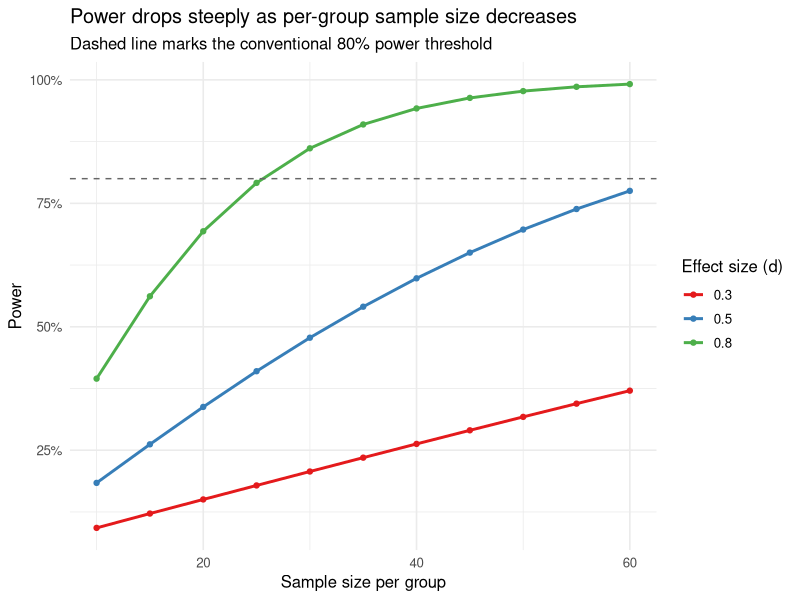

Generate this figure with R:
## ---- chunk 1
library(tidyverse)

effect_sizes <- c(0.3, 0.5, 0.8)
n_values <- seq(10, 60, by = 5)
alpha <- 0.05

power_grid <- crossing(n = n_values, d = effect_sizes) %>%
  mutate(power = map2_dbl(
    n,
    d,
    ~ power.t.test(
      n = .x,
      delta = .y,
      sd = 1,
      sig.level = alpha,
      type = "two.sample",
      alternative = "two.sided"
    )$power
  ))

ggplot(power_grid, aes(x = n, y = power, colour = factor(d))) +
  geom_line(linewidth = 1) +
  geom_point() +
  geom_hline(yintercept = 0.80, linetype = "dashed", colour = "grey40") +
  scale_colour_brewer(palette = "Set1", name = "Effect size (d)") +
  scale_y_continuous(labels = scales::percent_format(accuracy = 1)) +
  labs(
    x = "Sample size per group",
    y = "Power",
    title = "Power drops steeply as per-group sample size decreases",
    subtitle = "Dashed line marks the conventional 80% power threshold"
  ) +
  theme_minimal(base_size = 12)
## ---- chunk 2
library(tidyverse)
library(rstatix)

set.seed(2025)
branch_a <- c(7, 8, 6, 7, 9, 8, 7, 6, 8, 7, 9, 8)
branch_b <- c(5, 6, 7, 5, 6, 5, 7, 6, 5, 6, 7, 6)

data_satisfaction <- tibble(
  score = c(branch_a, branch_b),
  branch = rep(c("A", "B"), each = 12)
)

# Mann–Whitney U test (Wilcoxon rank-sum)
result <- wilcox_test(data_satisfaction, score ~ branch, detailed = TRUE)
print(result)
## ---- chunk 3
# Re-run a simple Mann–Whitney test to verify code
library(rstatix)
set.seed(2025)
x <- c(7, 8, 6, 7, 9, 8)
y <- c(5, 6, 7, 5, 6, 5)
test_data <- tibble(value = c(x, y), group = rep(c("X", "Y"), each = 6))
wilcox_test(test_data, value ~ group)
## ---- chunk 4
library(tidyverse)

set.seed(2025)
n <- 18

# Simulate continuous scores
scores <- round(rnorm(n, mean = 68, sd = 12))
scores <- pmax(0, pmin(100, scores))  # clamp to [0, 100]

# Create binary outcome: pass if score >= 60
pass_fail <- ifelse(scores >= 60, "Pass", "Fail")

data_pilot <- tibble(
  participant = 1:n,
  score = scores,
  outcome = pass_fail
)

# Summary statistics for continuous outcome
summary(data_pilot$score)

# Frequency table for binary outcome
table(data_pilot$outcome)

# The continuous outcome carries more information
# We can estimate a mean and standard error:
mean_score <- mean(data_pilot$score)
se_score <- sd(data_pilot$score) / sqrt(n)
ci_lower <- mean_score - 1.96 * se_score
ci_upper <- mean_score + 1.96 * se_score

cat("Mean score:", round(mean_score, 1), "\n")
cat("95% CI: [", round(ci_lower, 1), ",", round(ci_upper, 1), "]\n", sep = "")
## ---- chunk 5
# Re-run outcome comparison example
set.seed(2025)
scores_test <- round(rnorm(10, mean = 70, sd = 10))
mean(scores_test)
sd(scores_test)
